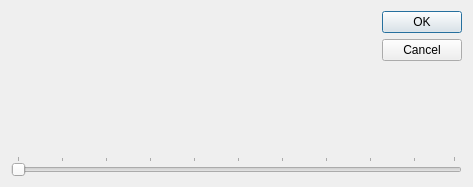
<?xml version="1.0" encoding="UTF-8"?>
<ui version="4.0">
 <class>ProcessingDialog</class>
 <widget class="QDialog" name="ProcessingDialog">
  <property name="geometry">
   <rect>
    <x>0</x>
    <y>0</y>
    <width>473</width>
    <height>187</height>
   </rect>
  </property>
  <property name="windowTitle">
   <string>Dialog</string>
  </property>
  <layout class="QGridLayout" name="gridLayout">
   <item row="0" column="0">
    <layout class="QHBoxLayout" name="horizontalLayout">
     <item>
      <widget class="CVWidget" name="m_inputImg" native="true">
       <property name="minimumSize">
        <size>
         <width>150</width>
         <height>120</height>
        </size>
       </property>
      </widget>
     </item>
     <item>
      <spacer name="horizontalSpacer">
       <property name="orientation">
        <enum>Qt::Horizontal</enum>
       </property>
       <property name="sizeHint" stdset="0">
        <size>
         <width>40</width>
         <height>20</height>
        </size>
       </property>
      </spacer>
     </item>
     <item>
      <widget class="CVWidget" name="m_procImg" native="true">
       <property name="minimumSize">
        <size>
         <width>150</width>
         <height>120</height>
        </size>
       </property>
      </widget>
     </item>
    </layout>
   </item>
   <item row="0" column="1">
    <widget class="QDialogButtonBox" name="buttonBox">
     <property name="orientation">
      <enum>Qt::Vertical</enum>
     </property>
     <property name="standardButtons">
      <set>QDialogButtonBox::Cancel|QDialogButtonBox::Ok</set>
     </property>
    </widget>
   </item>
   <item row="1" column="0" colspan="2">
    <widget class="QSlider" name="m_blendSlider">
     <property name="orientation">
      <enum>Qt::Horizontal</enum>
     </property>
     <property name="tickPosition">
      <enum>QSlider::TicksAbove</enum>
     </property>
     <property name="tickInterval">
      <number>10</number>
     </property>
    </widget>
   </item>
  </layout>
 </widget>
 <customwidgets>
  <customwidget>
   <class>CVWidget</class>
   <extends>QWidget</extends>
   <header>CVWidget.h</header>
   <container>1</container>
  </customwidget>
 </customwidgets>
 <resources/>
 <connections>
  <connection>
   <sender>buttonBox</sender>
   <signal>accepted()</signal>
   <receiver>ProcessingDialog</receiver>
   <slot>accept()</slot>
   <hints>
    <hint type="sourcelabel">
     <x>248</x>
     <y>254</y>
    </hint>
    <hint type="destinationlabel">
     <x>157</x>
     <y>274</y>
    </hint>
   </hints>
  </connection>
  <connection>
   <sender>buttonBox</sender>
   <signal>rejected()</signal>
   <receiver>ProcessingDialog</receiver>
   <slot>reject()</slot>
   <hints>
    <hint type="sourcelabel">
     <x>316</x>
     <y>260</y>
    </hint>
    <hint type="destinationlabel">
     <x>286</x>
     <y>274</y>
    </hint>
   </hints>
  </connection>
 </connections>
</ui>
